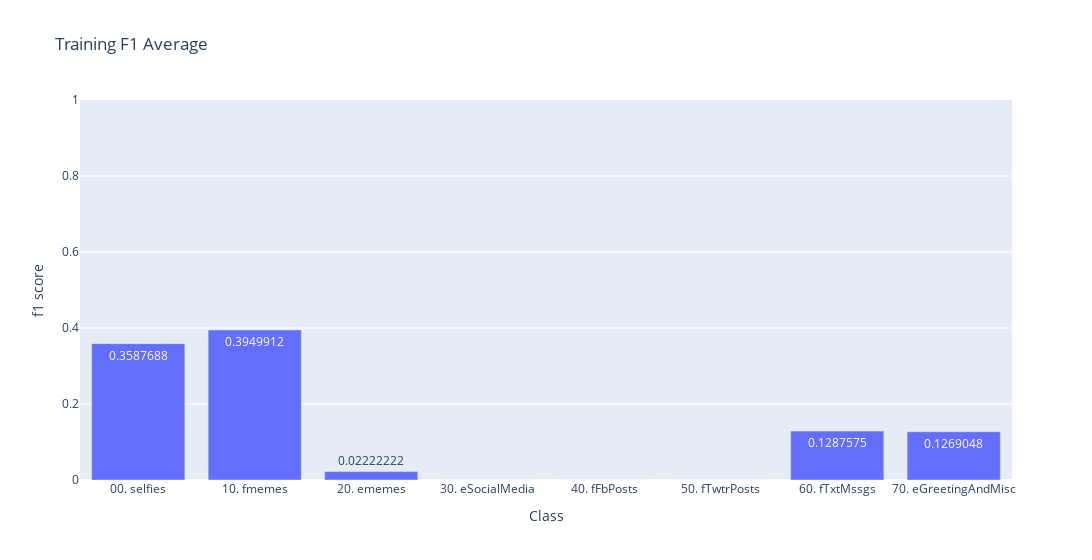

The notebook cell saved with this chart:
### Code cell
fig = px.bar(pd.DataFrame(history['f1_score'], columns=train_data_iterator.class_indices).mean(), title="Training F1 Average", text_auto=True, width=1200)
fig.update_layout(xaxis=dict(title="Class"), yaxis=dict(title="f1 score"), showlegend=False, yaxis_range=[0,1])

### Figure 1 — Plotly figure (JSON) as saved in the notebook; plotly's stock layout.template omitted (floating-point values rounded to 4 significant figures)
{"data": [{"alignmentgroup": "True", "hovertemplate": "variable=0<br>index=%{x}<br>value=%{y}<extra></extra>", "legendgroup": "0", "marker": {"color": "#636efa", "pattern": {"shape": ""}}, "name": "0", "offsetgroup": "0", "orientation": "v", "showlegend": true, "textposition": "auto", "texttemplate": "%{y}", "type": "bar", "x": ["00. selfies", "10. fmemes", "20. ememes", "30. eSocialMedia", "40. fFbPosts", "50. fTwtrPosts", "60. fTxtMssgs", "70. eGreetingAndMisc"], "xaxis": "x", "y": [0.3588, 0.395, 0.02222, 0, 0, 0, 0.1288, 0.1269], "yaxis": "y"}], "layout": {"barmode": "relative", "legend": {"title": {"text": "variable"}, "tracegroupgap": 0}, "showlegend": false, "title": {"text": "Training F1 Average"}, "width": 1200, "xaxis": {"anchor": "y", "domain": [0, 1], "title": {"text": "Class"}}, "yaxis": {"anchor": "x", "domain": [0, 1], "range": [0, 1], "title": {"text": "f1 score"}}}}
